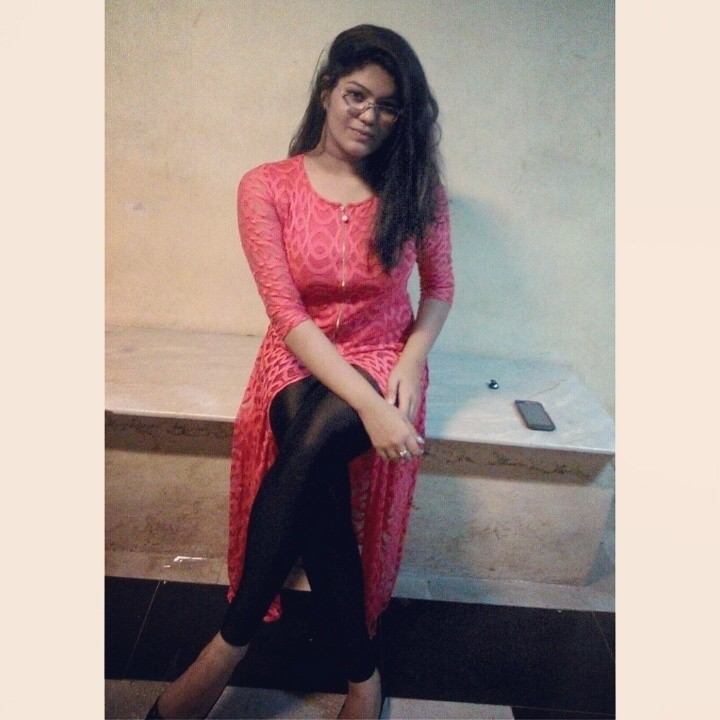
#> input picture images.jpg, 720 x 720 px
$ python Blur.py
#> lines starting #> are read from the running program, lines starting #| are printed output that depends on the picture
#blurring
import cv2
import numpy as np
img = cv2.imread("images.jpg")
#> img is the input picture: shape (720, 720, 3); mean B, G, R 142.5, 147, 164.7
cv2.imshow("Original Images",img)
cv2.waitKey(0)
k = np.ones((3,3),np.float32)/9
blurred = cv2.filter2D(img,-1,k)
cv2.imshow("3x3 kernel blurring",blurred)
cv2.waitKey(0)
k7 = np.ones((9,9),np.float32)/49
blurred2 = cv2.filter2D(img,-1,k7)
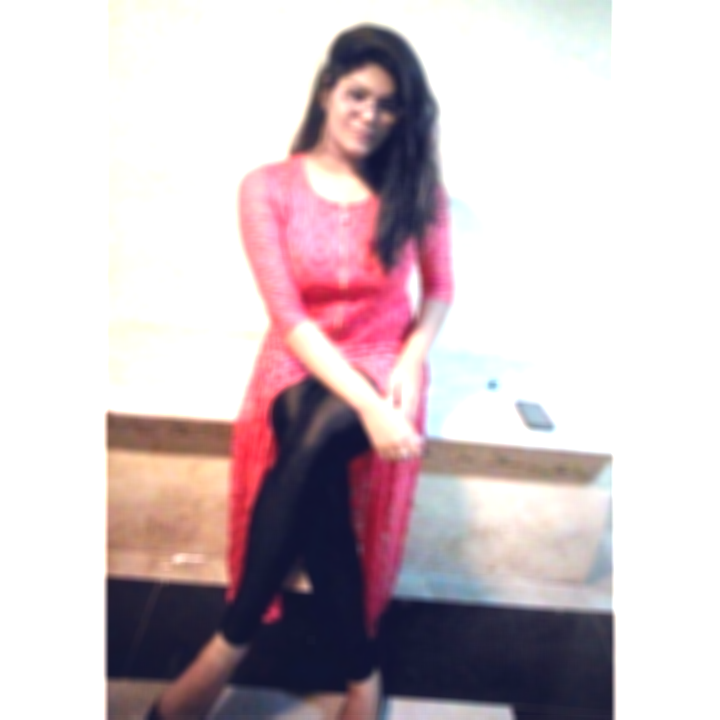
#> blurred2: shape (720, 720, 3); mean B, G, R 198.5, 193.7, 207.3
cv2.imshow("9x9 kernel blurring",blurred2)
cv2.waitKey(0)
cv2.destroyAllWindows()
